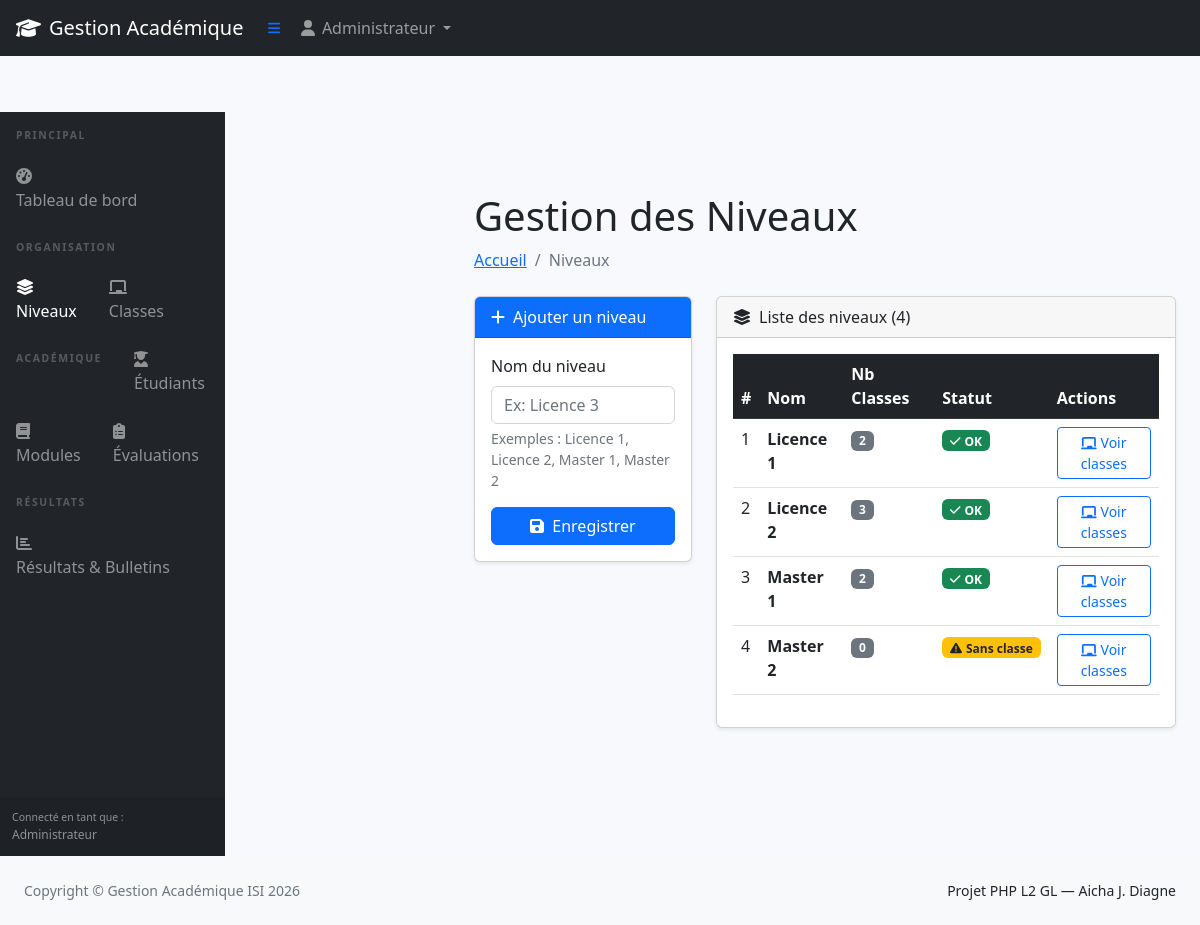
The page /index.php?page=niveaux (signed in) on the database its author committed.
### tables this page shows
CREATE TABLE IF NOT EXISTS niveaux (
    id INT AUTO_INCREMENT PRIMARY KEY,
    nom VARCHAR(50) NOT NULL UNIQUE,
    created_at TIMESTAMP DEFAULT CURRENT_TIMESTAMP
);

### traitements/requetes.php (called while the page is built, shortened)
<?php
function getAllNiveaux()
{
    $pdo = getConnexion();
    return $pdo->query("SELECT * FROM niveaux ORDER BY nom")->fetchAll();
}
function getClassesByNiveau($niveau_id)
{
    $pdo = getConnexion();
    $stmt = $pdo->prepare("SELECT * FROM classes WHERE niveau_id = ? ORDER BY nom");
    $stmt->execute([$niveau_id]);
    return $stmt->fetchAll();
}

### pages/niveaux.php (the view, shortened to what this page needs)
<?php
$niveaux = getAllNiveaux();
?>
<h1 class="mt-4">Gestion des Niveaux</h1>
<ol class="breadcrumb mb-4">
    <li class="breadcrumb-item"><a href="index.php?page=dashboard">Accueil</a></li>
    <li class="breadcrumb-item active">Niveaux</li>
</ol>
<div class="row">
    <div class="col-md-4 mb-4">
        <div class="card shadow-sm">
            <div class="card-header bg-primary text-white"><i class="fas fa-plus me-2"></i>Ajouter un niveau</div>
            <div class="card-body">
                <form method="POST">
                    <div class="mb-3">
                        <label class="form-label">Nom du niveau</label>
                        <input type="text" name="nom" class="form-control" placeholder="Ex: Licence 3" required/>
                        <div class="form-text">Exemples : Licence 1, Licence 2, Master 1, Master 2</div>
                    </div>
                    <button type="submit" class="btn btn-primary w-100"><i class="fas fa-save me-2"></i>Enregistrer</button>
                </form>
            </div>
        </div>
    </div>
    <div class="col-md-8 mb-4">
        <div class="card shadow-sm">
            <div class="card-header"><i class="fas fa-layer-group me-2"></i>Liste des niveaux (<?= count($niveaux) ?>)</div>
            <div class="card-body">
                <?php if (empty($niveaux)): ?>
                    <p class="text-muted text-center"><i class="fas fa-inbox fa-3x d-block mb-2"></i>Aucun niveau enregistré</p>
                <?php else: ?>
                <table class="table table-hover datatable">
                    <thead class="table-dark">
                        <tr>
                            <th>#</th>
                            <th>Nom</th>
                            <th>Nb Classes</th>
                            <th>Statut</th>
                            <th>Actions</th>
                        </tr>
                    </thead>
                    <tbody>
                        <?php foreach ($niveaux as $i => $n):
                            $classes = getClassesByNiveau($n['id']);
                            $sans_classe = empty($classes);
                        ?>
                        <tr>
                            <td><?= $i + 1 ?></td>
                            <td><strong><?= htmlspecialchars($n['nom']) ?></strong></td>
                            <td><span class="badge bg-secondary"><?= count($classes) ?></span></td>
                            <td>
                                <?php if ($sans_classe): ?>
                                    <span class="badge bg-warning text-dark"><i class="fas fa-exclamation-triangle me-1"></i>Sans classe</span>
                                <?php else: ?>
                                    <span class="badge bg-success"><i class="fas fa-check me-1"></i>OK</span>
                                <?php endif; ?>
                            </td>
                            <td>
                                <a href="index.php?page=classes&niveau_id=<?= $n['id'] ?>" class="btn btn-sm btn-outline-primary">
                                    <i class="fas fa-chalkboard"></i> Voir classes
                                </a>
                            </td>
                        </tr>
                        <?php endforeach; ?>
                    </tbody>
                </table>
                <?php endif; ?>
            </div>
        </div>
    </div>
</div>

### includes/header.php (shortened to what this page needs)
<!DOCTYPE html>
<html lang="fr">
<head>
    <link href="https://cdn.jsdelivr.net/npm/simple-datatables@7.1.2/dist/style.min.css" rel="stylesheet"/>
    <link href="https://cdn.jsdelivr.net/npm/bootstrap@5.2.3/dist/css/bootstrap.min.css" rel="stylesheet"/>
    <link href="<?= $dossier_public ?>css/styles.css" rel="stylesheet"/>
</head>
<body class="sb-nav-fixed">

### index.php (shortened to what this page needs)
<?php
$dossier_public = "http://localhost/projet_academique/public/";
require_once "traitements/requetes.php";
include_once "includes/header.php";
$page = isset($_GET['page']) ? $_GET['page'] : 'dashboard';
$pages_publiques = ['connexion'];
if (!in_array($page, $pages_publiques)) {
    include_once "includes/navbar.php";
    include_once "includes/sidebar.php";
}
if (file_exists("pages/$page.php")) {
    include_once "pages/$page.php";
} else {
    include_once "pages/erreur404.php";
}
if (!in_array($page, $pages_publiques)) {
    echo '</div></main></div></div>';
}
include_once "includes/footer.php";
?>

### includes/navbar.php (shortened to what this page needs)
<nav class="sb-topnav navbar navbar-expand navbar-dark bg-dark">
    <a class="navbar-brand ps-3" href="index.php?page=dashboard">
        <i class="fas fa-graduation-cap me-2"></i>Gestion Académique
    </a>
    <button class="btn btn-link btn-sm order-1 order-lg-0 me-4 me-lg-0" id="sidebarToggle"><i class="fas fa-bars"></i></button>
    <ul class="navbar-nav ms-auto ms-md-0 me-3 me-lg-4">
        <li class="nav-item dropdown">
            <a class="nav-link dropdown-toggle" id="navbarDropdown" href="#" role="button" data-bs-toggle="dropdown" aria-expanded="false">
                <i class="fas fa-user fa-fw"></i>
                <?= isset($_SESSION['user']) ? htmlspecialchars($_SESSION['user']['nom']) : '' ?>
            </a>
        </li>
    </ul>
</nav>

### includes/sidebar.php
<div id="layoutSidenav">
    <div id="layoutSidenav_nav">
        <nav class="sb-sidenav accordion sb-sidenav-dark" id="sidenavAccordion">
            <div class="sb-sidenav-menu">
                <div class="nav">
                    <div class="sb-sidenav-menu-heading">Principal</div>
                    <a class="nav-link <?= (isset($_GET['page']) && $_GET['page']=='dashboard') ? 'active' : '' ?>" href="index.php?page=dashboard">
                        <div class="sb-nav-link-icon"><i class="fas fa-tachometer-alt"></i></div>
                        Tableau de bord
                    </a>
                    <div class="sb-sidenav-menu-heading">Organisation</div>
                    <a class="nav-link <?= (isset($_GET['page']) && $_GET['page']=='niveaux') ? 'active' : '' ?>" href="index.php?page=niveaux">
                        <div class="sb-nav-link-icon"><i class="fas fa-layer-group"></i></div>
                        Niveaux
                    </a>
                    <a class="nav-link <?= (isset($_GET['page']) && $_GET['page']=='classes') ? 'active' : '' ?>" href="index.php?page=classes">
                        <div class="sb-nav-link-icon"><i class="fas fa-chalkboard"></i></div>
                        Classes
                    </a>
                    <div class="sb-sidenav-menu-heading">Académique</div>
                    <a class="nav-link <?= (isset($_GET['page']) && $_GET['page']=='etudiants') ? 'active' : '' ?>" href="index.php?page=etudiants">
                        <div class="sb-nav-link-icon"><i class="fas fa-user-graduate"></i></div>
                        Étudiants
                    </a>
                    <a class="nav-link <?= (isset($_GET['page']) && $_GET['page']=='modules') ? 'active' : '' ?>" href="index.php?page=modules">
                        <div class="sb-nav-link-icon"><i class="fas fa-book"></i></div>
                        Modules
                    </a>
                    <a class="nav-link <?= (isset($_GET['page']) && $_GET['page']=='evaluations') ? 'active' : '' ?>" href="index.php?page=evaluations">
                        <div class="sb-nav-link-icon"><i class="fas fa-clipboard-list"></i></div>
                        Évaluations
                    </a>
                    <div class="sb-sidenav-menu-heading">Résultats</div>
                    <a class="nav-link <?= (isset($_GET['page']) && $_GET['page']=='resultats') ? 'active' : '' ?>" href="index.php?page=resultats">
                        <div class="sb-nav-link-icon"><i class="fas fa-chart-bar"></i></div>
                        Résultats & Bulletins
                    </a>
                </div>
            </div>
            <div class="sb-sidenav-footer">
                <div class="small">Connecté en tant que :</div>
                <?= isset($_SESSION['user']) ? htmlspecialchars($_SESSION['user']['nom']) : '' ?>
            </div>
        </nav>
    </div>
    <div id="layoutSidenav_content">
        <main>
            <div class="container-fluid px-4">

### includes/footer.php (shortened to what this page needs)
        <footer class="py-4 bg-light mt-auto">
            <div class="container-fluid px-4">
                <div class="d-flex align-items-center justify-content-between small">
                    <div class="text-muted">Copyright &copy; Gestion Académique ISI 2026</div>
                    <div>Projet PHP L2 GL &mdash; Aicha J. Diagne</div>
                </div>
            </div>
        </footer>
    </body>
</html>

### public/css/styles.css (style rules this page uses)
body { background-color: #f8f9fc; }
.sb-nav-fixed .sb-topnav { z-index: 1039; }
.sb-nav-fixed #layoutSidenav { padding-top: 56px; }
.sb-nav-fixed #layoutSidenav #layoutSidenav_nav { width: 225px; height: calc(100vh - 56px); z-index: 1038; }
.sb-nav-fixed #layoutSidenav #layoutSidenav_content { padding-left: 225px; top: 56px; }
.sb-sidenav { display: flex; flex-direction: column; height: 100%; flex-wrap: nowrap; background-color: #212529; }
.sb-sidenav .sb-sidenav-menu { flex-grow: 1; overflow-y: auto; }
.sb-sidenav .sb-sidenav-menu .nav .nav-link { padding: 0.75rem 1rem; }
.sb-sidenav .sb-sidenav-menu .nav .nav-link .sb-nav-link-icon { margin-right: 0.5rem; }
.sb-sidenav-dark .sb-sidenav-menu .nav-link { color: rgba(255,255,255,.5); }
.sb-sidenav-dark .sb-sidenav-menu .nav-link:hover, .sb-sidenav-dark .sb-sidenav-menu .nav-link.active { color: #fff; }
.sb-sidenav-dark .sb-sidenav-menu .sb-sidenav-menu-heading { color: rgba(255,255,255,.25); font-size: .65rem; font-weight: 700; letter-spacing: .1rem; text-transform: uppercase; padding: 1rem 1rem .5rem; }
.sb-sidenav-footer { padding: 0.75rem; background-color: rgba(0,0,0,.1); color: rgba(255,255,255,.5); font-size: .75rem; }
#layoutSidenav { display: flex; }
#layoutSidenav_nav { flex-basis: 225px; flex-shrink: 0; }
#layoutSidenav_content { position: relative; display: flex; flex-direction: column; flex: 1 1 0%; min-width: 0; }

### rows shown on the page
niveaux: nom "Licence 1", count($classes) "2", shows "OK"
niveaux: nom "Licence 2", count($classes) "3", shows "OK"
niveaux: nom "Master 1", count($classes) "2", shows "OK"
niveaux: nom "Master 2", count($classes) "0", shows "Sans classe"

### other values the page prints
$_SESSION['user']['nom'] "Administrateur"
count($niveaux) "4"
